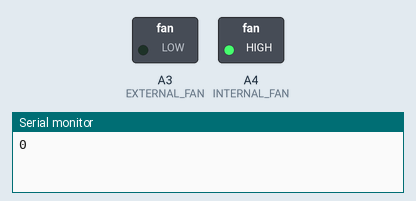
A sketch run on a simulated Arduino Uno, built with avr-gcc and run on an emulated ATmega328P. Shown: switched loads named in the sketch (green lamp = pin HIGH), the last lines printed to the serial monitor.

Above: at 2.5 s.
At 7.5 s:
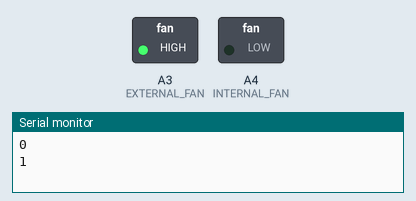
Timing chart, 0 to 13.0 s (numbered marks = the images above):
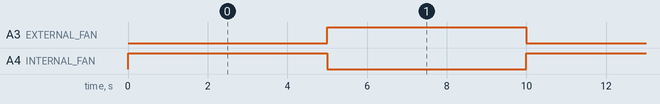

The sketch:

testFan.ino
```cpp
#define EXTERNAL_FAN A3
#define INTERNAL_FAN A4

void setup() {
  pinMode(EXTERNAL_FAN, OUTPUT);
  pinMode(INTERNAL_FAN, OUTPUT);
  Serial.begin(9600);
}

boolean on = true;
void loop() {
  if (on) on=false;
  else on=true;
  Serial.println(on);
  if (on) {
    digitalWrite(EXTERNAL_FAN, HIGH);
    digitalWrite(INTERNAL_FAN, LOW);
  } else {
    digitalWrite(EXTERNAL_FAN, LOW);
    digitalWrite(INTERNAL_FAN, HIGH);
  }
  delay(5000);
}
```

Measured:
- by itself, A3 (EXTERNAL_FAN), A4 (INTERNAL_FAN): alternates HIGH for 5.0 s and LOW for 5.0 s
